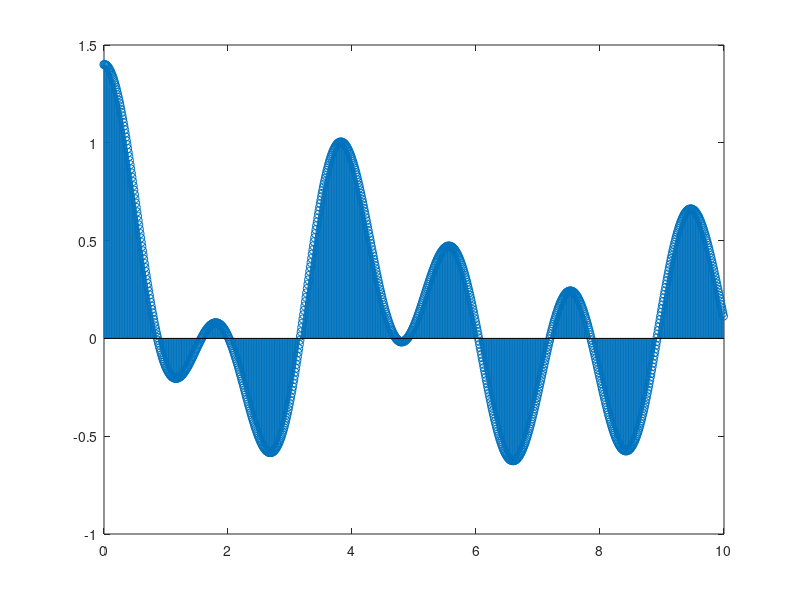

Here is the MATLAB script that generated this plot:
clear all
close all

w=0.78;
x=[0:0.01:50*pi];
wanal=1;
y=0.5*cos(w*x)+0.9*cos(3*w*x);
yanal=cos(wanal*x);
r=y.*yanal;
stem(x(1:1000),r(1:1000));
sum(r)
